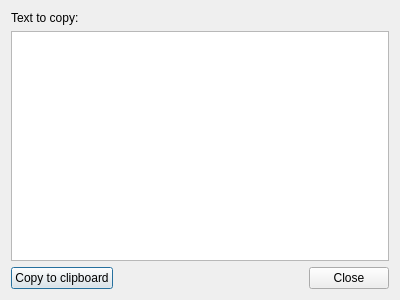
<ui version="4.0" >
 <class>CopyTextDlg</class>
 <widget class="QDialog" name="CopyTextDlg" >
  <property name="geometry" >
   <rect>
    <x>0</x>
    <y>0</y>
    <width>400</width>
    <height>300</height>
   </rect>
  </property>
  <property name="windowTitle" >
   <string>Doomseeker - Copy Text</string>
  </property>
  <layout class="QVBoxLayout" name="verticalLayout" >
   <item>
    <widget class="QLabel" name="lblDescription" >
     <property name="text" >
      <string>Text to copy:</string>
     </property>
    </widget>
   </item>
   <item>
    <widget class="QPlainTextEdit" name="teContent" />
   </item>
   <item>
    <layout class="QHBoxLayout" name="horizontalLayout" >
     <item>
      <widget class="QPushButton" name="btnCopy" >
       <property name="text" >
        <string>Copy to clipboard</string>
       </property>
      </widget>
     </item>
     <item>
      <widget class="QDialogButtonBox" name="buttonBox" >
       <property name="orientation" >
        <enum>Qt::Horizontal</enum>
       </property>
       <property name="standardButtons" >
        <set>QDialogButtonBox::Close</set>
       </property>
      </widget>
     </item>
    </layout>
   </item>
  </layout>
 </widget>
 <resources/>
 <connections>
  <connection>
   <sender>buttonBox</sender>
   <signal>accepted()</signal>
   <receiver>CopyTextDlg</receiver>
   <slot>accept()</slot>
   <hints>
    <hint type="sourcelabel" >
     <x>248</x>
     <y>254</y>
    </hint>
    <hint type="destinationlabel" >
     <x>157</x>
     <y>274</y>
    </hint>
   </hints>
  </connection>
  <connection>
   <sender>buttonBox</sender>
   <signal>rejected()</signal>
   <receiver>CopyTextDlg</receiver>
   <slot>reject()</slot>
   <hints>
    <hint type="sourcelabel" >
     <x>316</x>
     <y>260</y>
    </hint>
    <hint type="destinationlabel" >
     <x>286</x>
     <y>274</y>
    </hint>
   </hints>
  </connection>
 </connections>
</ui>
